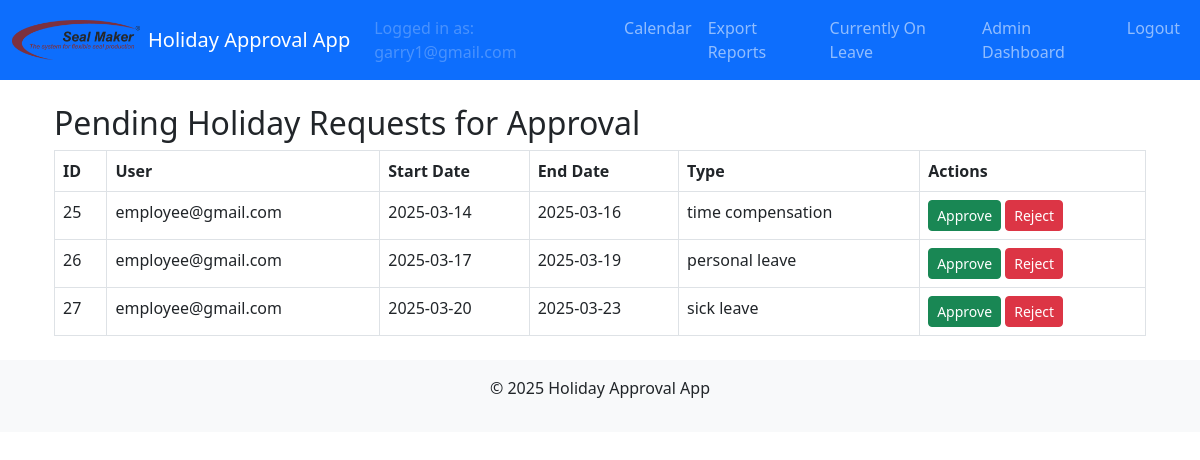
Before: /approval_requests (signed in) with the older database file.
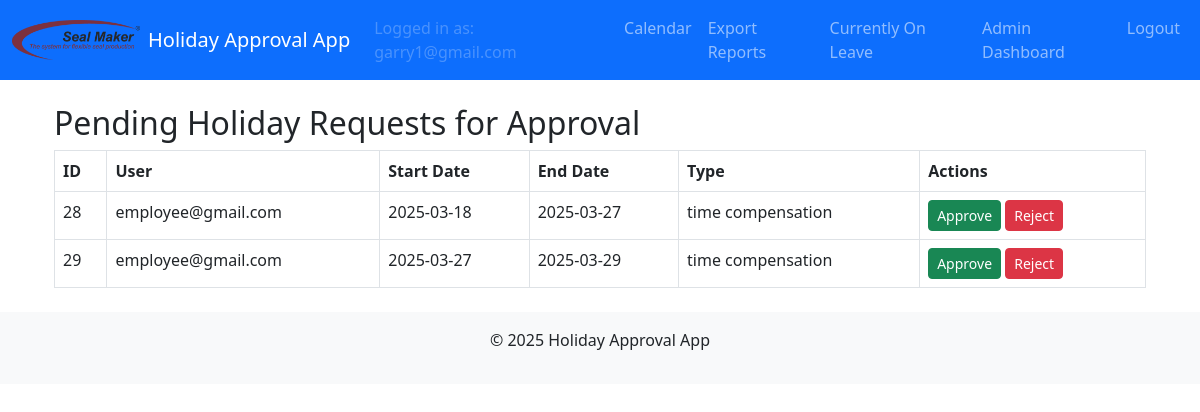
After: the same page with the newer database file.
### models.py (models this page shows, shortened)
class HolidayRequest(db.Model):
    id = db.Column(db.Integer, primary_key=True)
    user_id = db.Column(db.Integer, db.ForeignKey('user.id'), nullable=False)
    start_date = db.Column(db.Date, nullable=False)
    end_date = db.Column(db.Date, nullable=False)
    request_type = db.Column(db.String(50), nullable=False)  # e.g., 'vacation', 'time compensation'
    status = db.Column(db.String(20), nullable=False, default='pending')
    comment = db.Column(db.String(200))
    user = db.relationship('User', backref=db.backref('holiday_requests', lazy=True))
    approvals = db.relationship('Approval', backref='holiday_request', lazy=True)

class User(UserMixin, db.Model):
    id = db.Column(db.Integer, primary_key=True)
    email = db.Column(db.String(120), unique=True, nullable=False)
    name = db.Column(db.String(120), nullable=True)           # Full name field
    cost_center = db.Column(db.String(50), nullable=True)       # Cost center field
    password_hash = db.Column(db.String(128), nullable=False)
    role = db.Column(db.String(20), nullable=False)             # Roles: employee, supervisor, manager, admin, hr, sub-admin
    time_off_balance = db.Column(db.Float, nullable=False, default=20.0, server_default="20.0")
    active = db.Column(db.Boolean, nullable=False, default=True, server_default="1")
    department = db.Column(db.String(100), nullable=True)       # Department field
    force_password_reset = db.Column(db.Boolean, nullable=False, default=False, server_default="0")

### main/routes.py (the view)
@main_bp.route('/approval_requests')
@login_required
def approval_requests():
    if current_user.role not in ['supervisor', 'manager', 'admin']:
        flash('Access denied: you do not have permission to view this page.', 'danger')
        return redirect(url_for('main.calendar'))
    pending_requests = HolidayRequest.query.filter_by(status='pending').all()
    return render_template('approval_requests.html', requests=pending_requests)

### app.py (called while the page is built)
def create_app():
    app = Flask(__name__)
    app.config.from_object(Config)
    db.init_app(app)
    migrate.init_app(app, db)
    login_manager.init_app(app)
    bcrypt.init_app(app)
    mail.init_app(app)
    login_manager.login_view = 'auth.login'
    @login_manager.user_loader
    def load_user(user_id):
        return User.query.get(int(user_id))
    from auth.routes import auth_bp
    from main.routes import main_bp
    from admin.routes import admin_bp
    from hr.routes import hr_bp
    app.register_blueprint(auth_bp)
    app.register_blueprint(main_bp)
    app.register_blueprint(admin_bp)
    app.register_blueprint(hr_bp)
    return app

### templates/approval_requests.html
{% extends "layout.html" %}
{% block content %}
<div class="container">
  <h2>Pending Holiday Requests for Approval</h2>
  {% if requests %}
    <table class="table table-bordered">
      <thead>
        <tr>
          <th>ID</th>
          <th>User</th>
          <th>Start Date</th>
          <th>End Date</th>
          <th>Type</th>
          <th>Actions</th>
        </tr>
      </thead>
      <tbody>
        {% for req in requests %}
        <tr>
          <td>{{ req.id }}</td>
          <td>{{ req.user.email }}</td>
          <td>{{ req.start_date.strftime('%Y-%m-%d') }}</td>
          <td>{{ req.end_date.strftime('%Y-%m-%d') }}</td>
          <td>{{ req.request_type }}</td>
          <td>
            <a href="{{ url_for('main.update_request', request_id=req.id, action='approve') }}" class="btn btn-success btn-sm">Approve</a>
            <a href="{{ url_for('main.update_request', request_id=req.id, action='reject') }}" class="btn btn-danger btn-sm">Reject</a>
          </td>
        </tr>
        {% endfor %}
      </tbody>
    </table>
  {% else %}
    <p>No pending requests found.</p>
  {% endif %}
</div>
{% endblock %}

Changed rows visible on the page:
no longer on this page (row edited): HolidayRequest: id "25", user.email "employee@gmail.com", start_date "2025-03-14", end_date "2025-03-16", request_type "time compensation"
no longer on this page (row edited): HolidayRequest: id "26", user.email "employee@gmail.com", start_date "2025-03-17", end_date "2025-03-19", request_type "personal leave"
no longer on this page (row edited): HolidayRequest: id "27", user.email "employee@gmail.com", start_date "2025-03-20", end_date "2025-03-23", request_type "sick leave"
added HolidayRequest: id "28", user.email "employee@gmail.com", start_date "2025-03-18", end_date "2025-03-27", request_type "time compensation"
added HolidayRequest: id "29", user.email "employee@gmail.com", start_date "2025-03-27", end_date "2025-03-29", request_type "time compensation"
